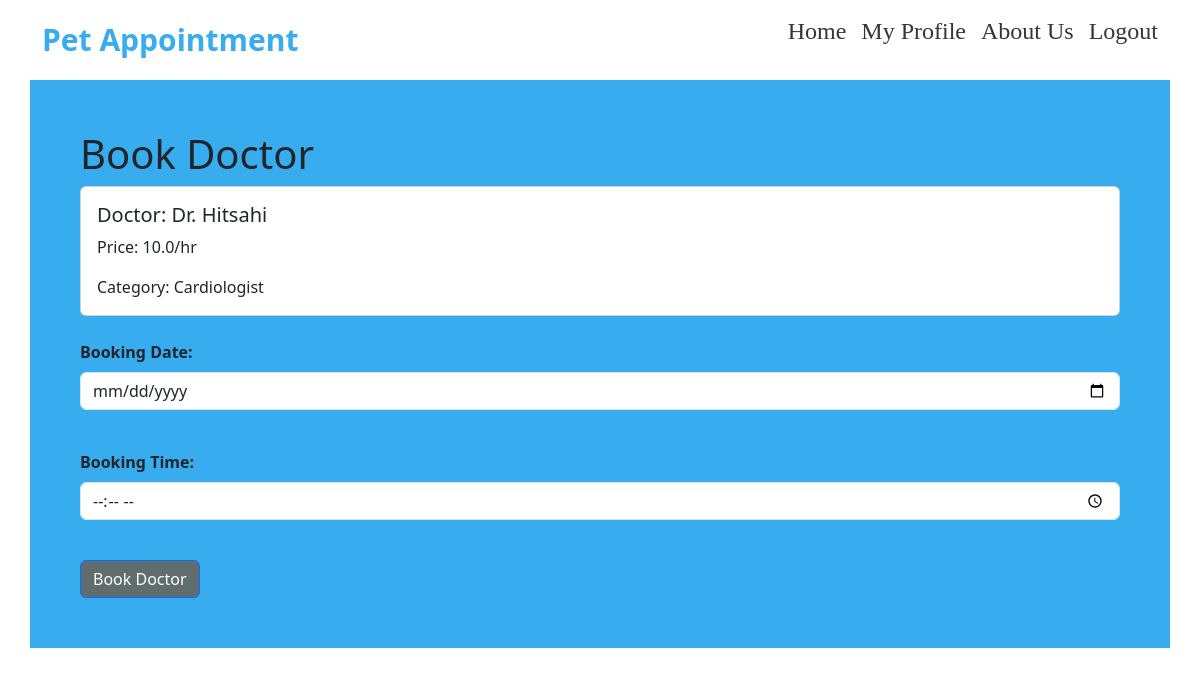
/book_doctor/1/ (signed in), run on the app's committed database.
### shop/models.py (models this page shows, shortened)
class Products(models.Model):
    title = models.CharField(max_length=100)
    price = models.FloatField()
    discount = models.FloatField()
    category = models.CharField(max_length=100)
    description = models.TextField()
    image = models.CharField(max_length=300)
    available_date = models.DateField( blank=True, null=True)
    available_time = models.TimeField( blank=True, null=True)

### shop/views.py (the view, shortened to what this page needs)
# urls.py: path('book_doctor/<int:product_id>/', views.book_doctor, name='book_doctor'),
@login_required
def book_doctor(request, product_id):
    product = Products.objects.get(pk=product_id)
    return render(request, 'shop/bookdoctor.html', {'product': product})

### shop/templates/shop/bookdoctor.html (shortened to what this page needs)
{% extends "shop/base.html" %}
    {% block content %}
    <div class="container mt-8">
        <div class="row">
            <div class="col" style="background-color: #37acef; padding: 50px;">
                <h1>Book Doctor</h1>
                <div class="card">
                    <div class="card-body">
                        <h5 class="card-title">Doctor: {{product.title}}</h5>
                        <p class="card-text">Price: {{product.price}}/hr</p>
                        <p class="card-text">Category: {{product.category}}</p>
                    </div>
                </div>
                <br><form method="post">
                    <div class="mb-3">
                        <label for="booking_date" class="form-label" style="font-weight:bold;;">Booking Date:</label>
                        <input type="date" class="form-control" id="booking_date" name="booking_date" required>
                    </div><br>
                    <div class="mb-3">
                        <label for="booking_time" class="form-label" style="font-weight:bold;">Booking Time:</label>
                        <input type="time" class="form-control" id="booking_time" name="booking_time" required>
                    </div><br>
                    <button type="submit" class="btn btn-primary" style="background-color: #616d6c;" >Book Doctor</button>
                </form>
            </div>
        </div>
    </div>
    {% endblock %}

### data on the page
Products: title "Dr. Hitsahi", price "10.0", category "Cardiologist"
